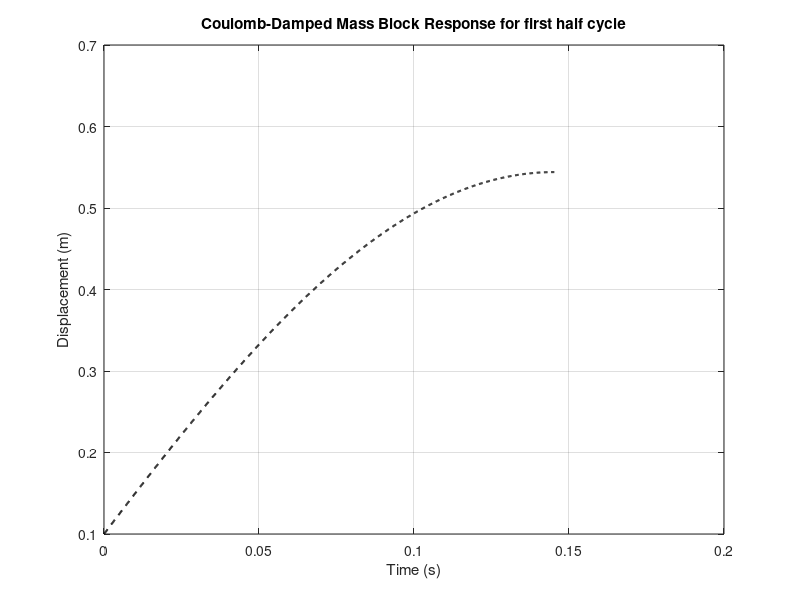
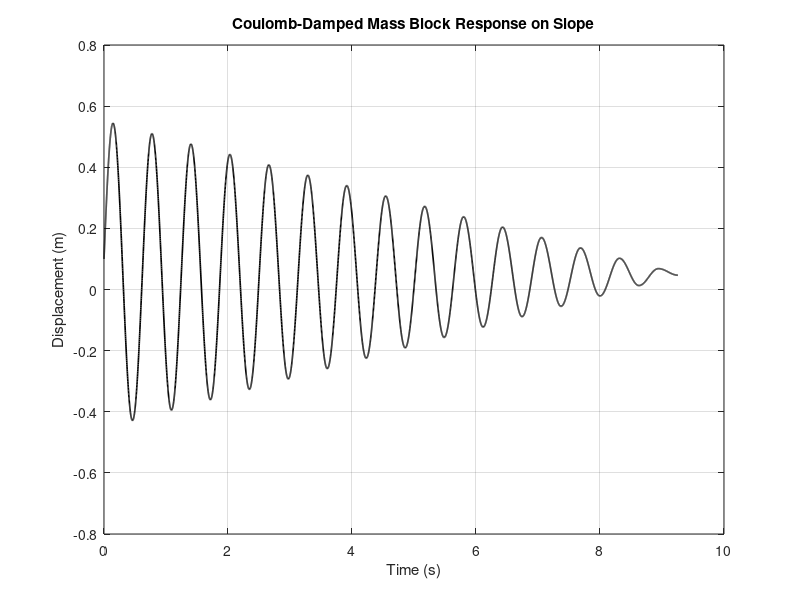

Write the MATLAB code that produced these figures, in order.
% This will observe the effects of Coulomb damping on a slope with a simple
% mass block system. There are two springs attached in parallel (k_eq = 2k)
k = 1000; % N/m
m = 20; % kg
u = 0.1; % friction coefficient (unitless)
g = 9.81; % m/s^2
theta = pi/6; % rad
omega_n = sqrt(2*k/m); % system natural frequency
initialDisplacement = 0.1; % m
initialVelocity = 5; % m/s

% constants solved with initial conditions from general two function
% homogeneous format (first half-cycle, moving down the slope)
A = initialDisplacement - ((m*g)/(2*k))*(sin(theta)-(u*cos(theta)));
B = initialVelocity/omega_n;
D = ((m*g)/(2*k))*(sin(theta)-(u*cos(theta)));
c = [A B]; % vector representation of specific constants
C = norm(c);
phi = atan2(B,A); % phase angle for cos(omega_n t - phi) format

% first half-cycle ends when velocity = 0, i.e. omega_n*t - phi = 0
t1 = phi/omega_n; % time of first turnaround
t = linspace(0,t1,1000); % time vector for first half-cycle
x = C*cos((omega_n*t)-phi) + D; % response of system for first half cycle

figure;
plot(t,x,'k--','LineWidth',1.5);
xlabel('Time (s)');
ylabel('Displacement (m)');
title('Coulomb-Damped Mass Block Response for first half cycle');
grid on;

% ---- Full response until motion stops ----
halfcycle = pi/omega_n; % every later half-cycle is a full half-period
cg = m*g*sin(theta)/(2*k); % gravity center
Delta = u*m*g*cos(theta)/(2*k); % friction offset

T = t; X = x; % store first half-cycle
x_turn = X(end); t_turn = t1; r = 1; % r counts half-cycles

% each new half-cycle starts from rest at the last turnaround
while abs(x_turn - cg) > Delta % keep going until friction holds it
    if x_turn > cg
        off = cg + Delta; % moving up the slope, friction points down
    else
        off = cg - Delta; % moving down the slope, friction points up
    end
    tau = linspace(0,halfcycle,200);
    xs = off + (x_turn - off)*cos(omega_n*tau);
    T = [T, t_turn + tau(2:end)];
    X = [X, xs(2:end)];
    x_turn = xs(end);
    t_turn = t_turn + halfcycle;
    r = r + 1;
end

fprintf('Half-cycles: %d, x_final = %.4f m, t_stop = %.3f s\n', r, x_turn, t_turn);

figure;
plot(T,X,'k','LineWidth',1.2);
xlabel('Time (s)');
ylabel('Displacement (m)');
title('Coulomb-Damped Mass Block Response on Slope');
grid on;
